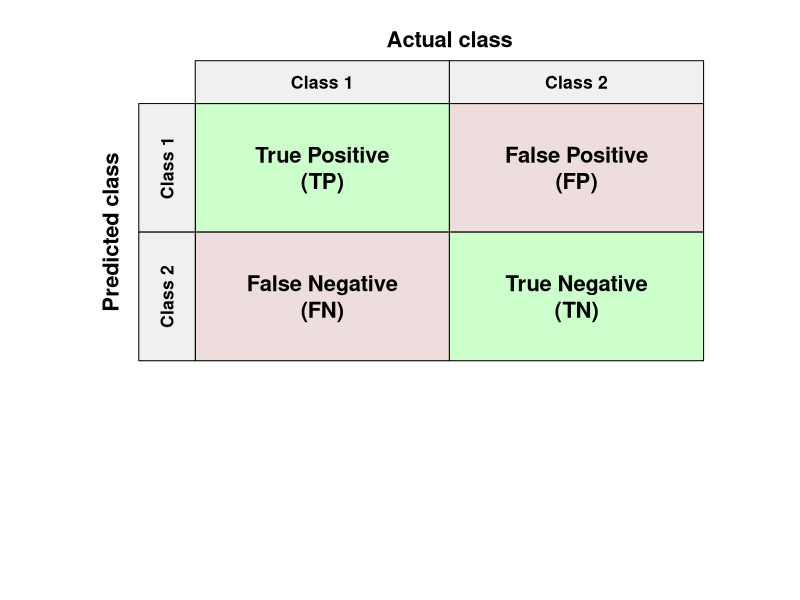

Write R code to recreate this figure.
#!/usr/bin/env Rscript

#
# Plots a general confusion matrix similar to the one in
# https://en.wikipedia.org/wiki/Confusion_matrix
#
# Inspired by:
# https://stackoverflow.com/questions/23891140/r-how-to-visualize-confusion-matrix-using-the-caret-package


plot_confusion <- function() {
    # basic layout
    layout(matrix(c(1,1,2)))
    par(mar=c(2,2,2,2), bty='n')
    plot(c(100, 345), c(350, 500), type = "n", xlab="", ylab="", xaxt='n', yaxt='n')

    sweden.blue = rgb(0, 106, 168, max = 255, alpha = 255, names = "sweden.blue")
    sweden.yellow = rgb(254, 205, 0, max = 255, alpha = 255, names = "sweden.yellow")

    true.color = "#ccffcc"
    false.color = "#eedddd"
    class.color = 'grey94'
    # true.color = sweden.blue
    # false.color = sweden.yellow

    # outer labels
    text(120, 410, 'Predicted class', cex=2, srt=90, font=2)
    text(240, 500, 'Actual class', cex=2, font=2)

    # create the matrix
    rect(150, 470, 240, 410, col=true.color)  # upper left
    rect(240, 470, 330, 410, col=false.color)  # upper right
    rect(150, 350, 240, 410, col=false.color)  # lower left
    rect(240, 350, 330, 410, col=true.color)  # lower right

    # upper class boxes
    rect(150, 470, 240, 490, col=class.color)
    rect(240, 470, 330, 490, col=class.color)
    text(195, 480, "Class 1", cex=1.6, font=2)
    text(285, 480, "Class 2", cex=1.6, font=2)

    # left class boxes
    rect(130, 470, 150, 410, col=class.color)
    rect(130, 350, 150, 410, col=class.color)
    text(140, 440, "Class 1", cex=1.6, srt=90, font=2)
    text(140, 380, "Class 2", cex=1.6, srt=90, font=2)

    # add cell content
    text(195, 440, "True Positive\n(TP)", cex=2, font=2, col='black')
    text(195, 380, "False Negative\n(FN)", cex=2, font=2, col="black")
    text(285, 440, "False Positive\n(FP)", cex=2, font=2, col='black')
    text(285, 380, "True Negative\n(TN)", cex=2, font=2, col='black')
}


pdf(file="confusion-matrix.pdf", useDingbats = F)
plot_confusion()
dev.off()
